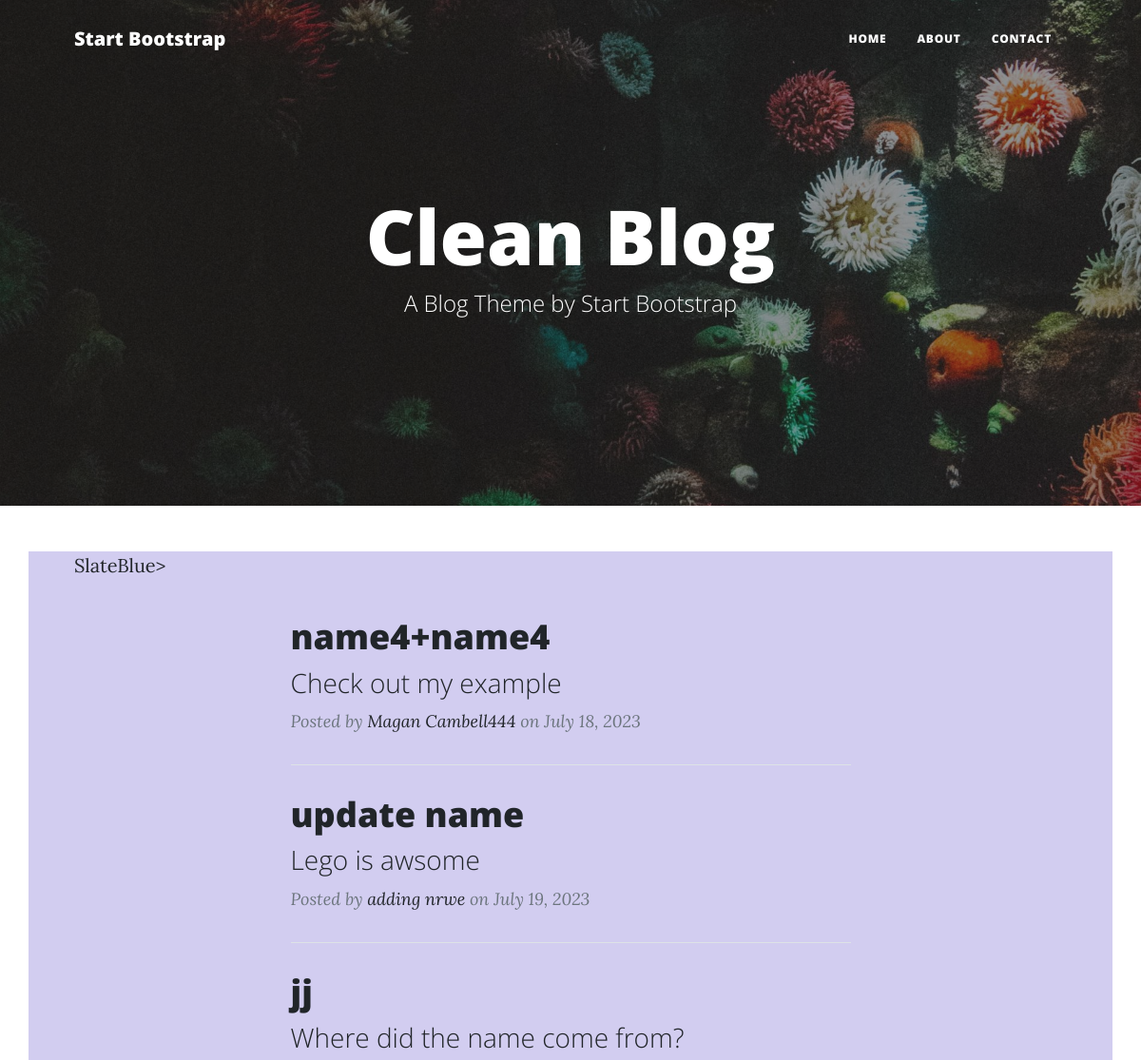
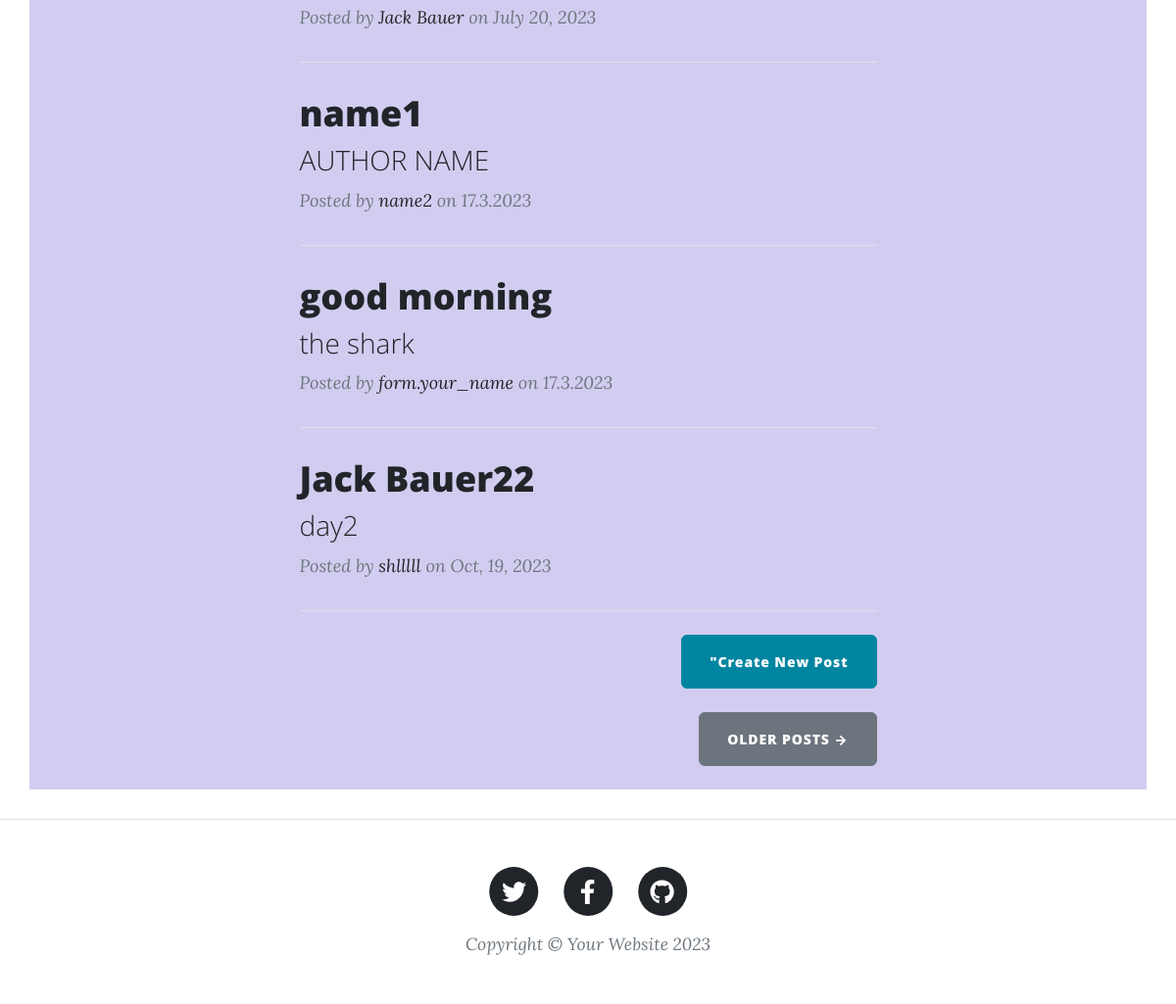
The app's page /, older data (2 pictures, top to bottom).
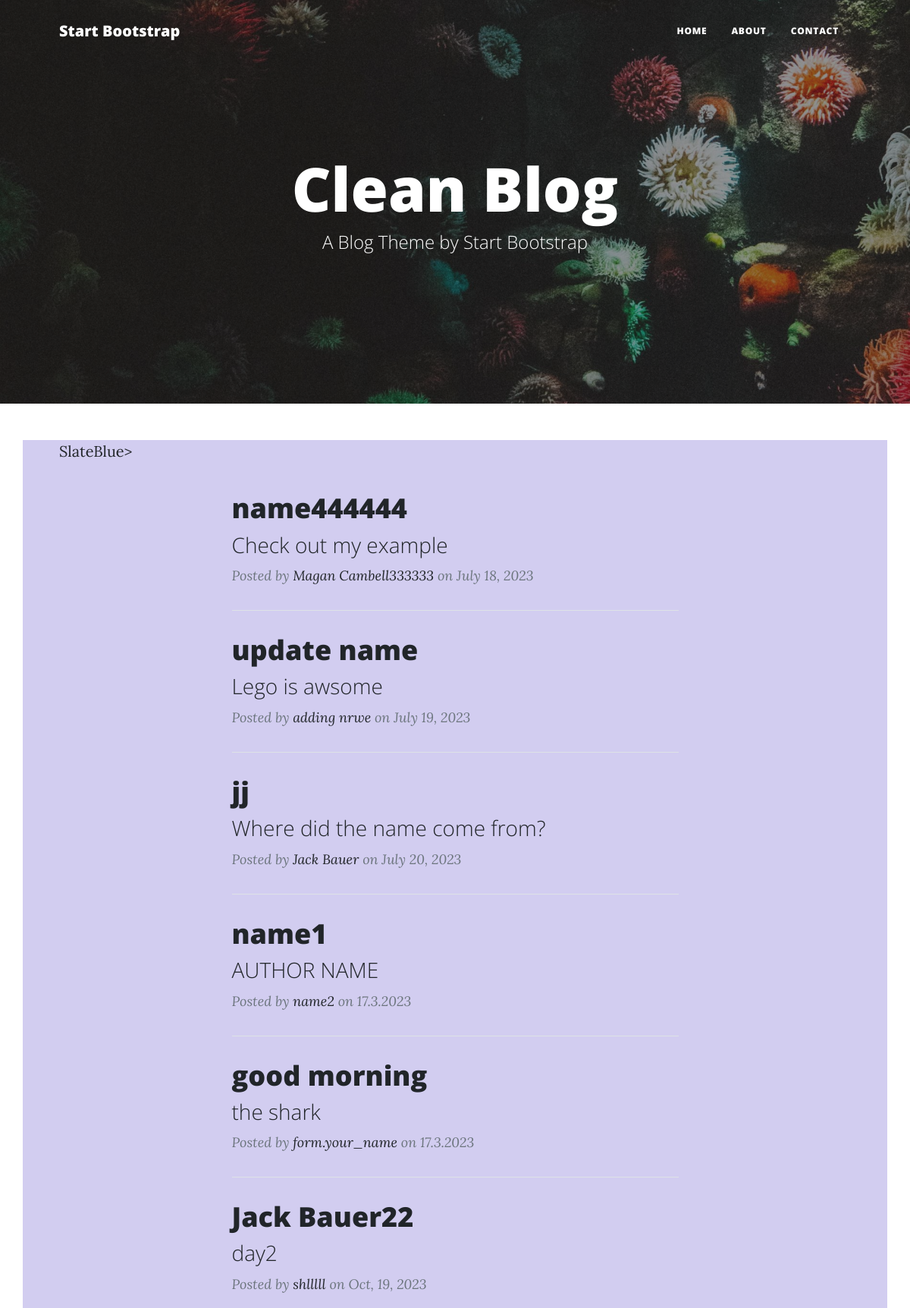
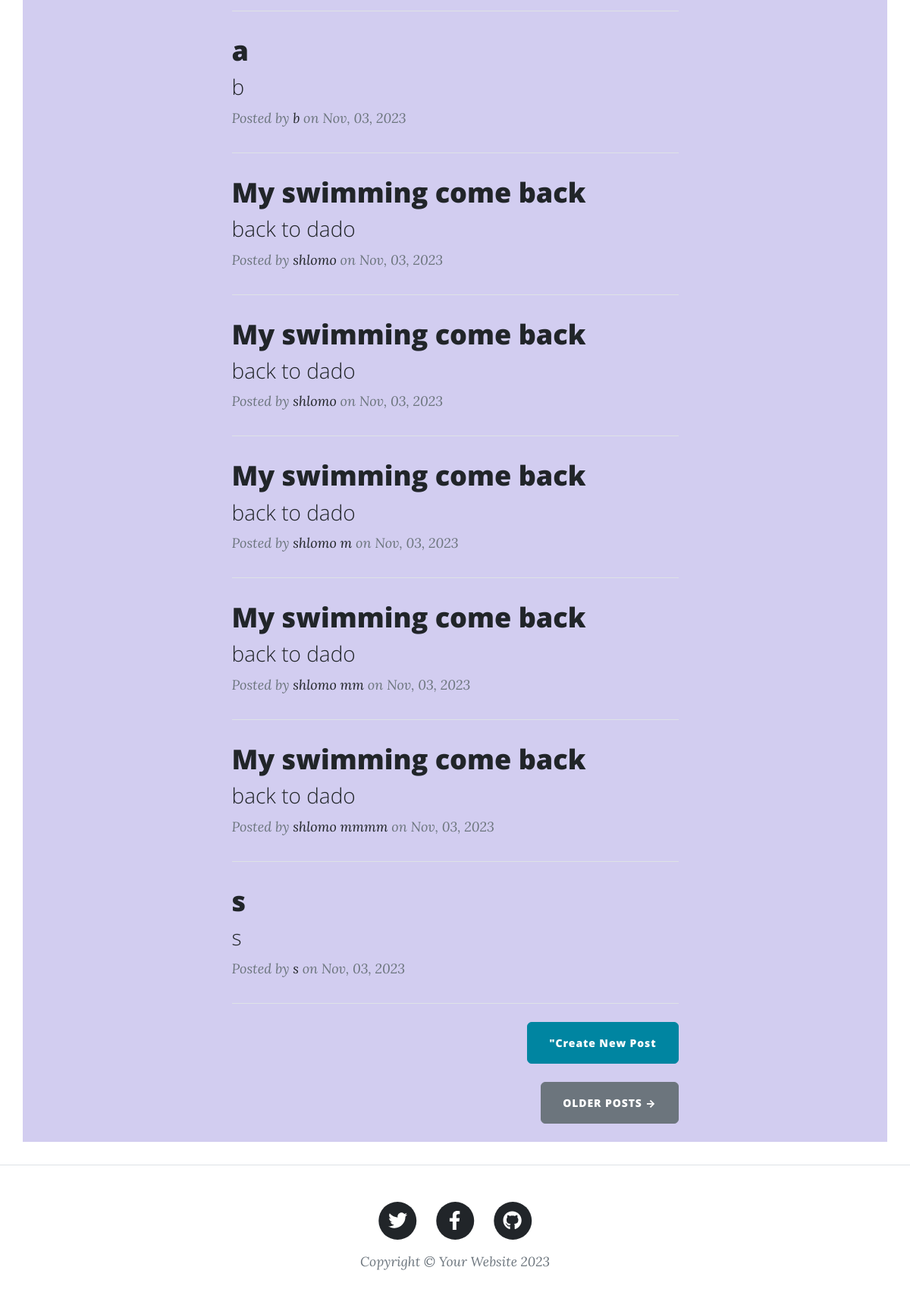
The same page, newer data (2 pictures, top to bottom).
### main.py (models this page shows)
class BlogPost(db.Model):
    id = db.Column(db.Integer, primary_key=True)
    title = db.Column(db.String(250), nullable=False)
    subtitle = db.Column(db.String(250))
    date = db.Column(db.String(250))
    body = db.Column(db.Text)
    author = db.Column(db.String(250))
    img_url = db.Column(db.String(250))

### main.py (the view)
@app.route('/')
def get_all_posts():
    posts1 = []
    result = db.session.execute(db.select(BlogPost)).scalars()  # same query results
    data = BlogPost.query.all()  # same query results
    posts1 = result.all()
    return render_template("index.html", all_posts=posts1)

### templates/index.html (shortened to what this page needs)
{% include "header.html" %}
<header
  class="masthead"
  style="background-image: url('../static/assets/img/home-bg.jpg')"
>
  <div class="container position-relative px-4 px-lg-5">
    <div class="row gx-4 gx-lg-5 justify-content-center">
      <div class="col-md-10 col-lg-8 col-xl-7">
        <div class="site-heading">
          <h1>Clean Blog</h1>
          <span class="subheading">A Blog Theme by Start Bootstrap</span>
        </div>
      </div>
    </div>
  </div>
</header>
<div class="container px-4 px-lg-5" style="background-color:#d2cdf0 ;">SlateBlue>
  <div class="row gx-4 gx-lg-5 justify-content-center">
    <div class="col-md-10 col-lg-8 col-xl-7">
      {% for post in all_posts %}
      <div class="post-preview">
        <a href="{{ url_for('show_post', post_id=post.id) }}">
          <h2 class="post-title">{{ post.title }}</h2>
          <h3 class="post-subtitle">{{ post.subtitle }}</h3>
        </a>
        <p class="post-meta">
          Posted by
          <a href="#">{{post.author}}</a>
          on {{post.date}}
        </p>
      </div>
      <hr class="my-4" />
      {% endfor %}
      <div class="d-flex justify-content-end mb-4">
         <a class="btn btn-primary float-right"
          href="{{ url_for('add_post') }}"> "Create New Post</a>
      </div>
      <div class="d-flex justify-content-end mb-4">
        <a class="btn btn-secondary text-uppercase" href="#!">Older Posts →</a>
      </div>
    </div>
  </div>
</div>
<br>
{% include "footer.html" %}

Row changes from the older to the newer data that the page shows:
changed BlogPost "Check out my example": title "name4+name4" → "name444444"; author "Magan Cambell444" → "Magan Cambell333333"
added BlogPost: title "a", subtitle "b", author "b", date "Nov, 03, 2023"
added BlogPost: title "My swimming come back", subtitle "back to dado", author "shlomo", date "Nov, 03, 2023"
added BlogPost: title "My swimming come back", subtitle "back to dado", author "shlomo", date "Nov, 03, 2023"
added BlogPost: title "My swimming come back", subtitle "back to dado", author "shlomo m", date "Nov, 03, 2023"
added BlogPost: title "My swimming come back", subtitle "back to dado", author "shlomo mm", date "Nov, 03, 2023"
added BlogPost: title "My swimming come back", subtitle "back to dado", author "shlomo mmmm", date "Nov, 03, 2023"
added BlogPost: title "s", subtitle "s", author "s", date "Nov, 03, 2023"
